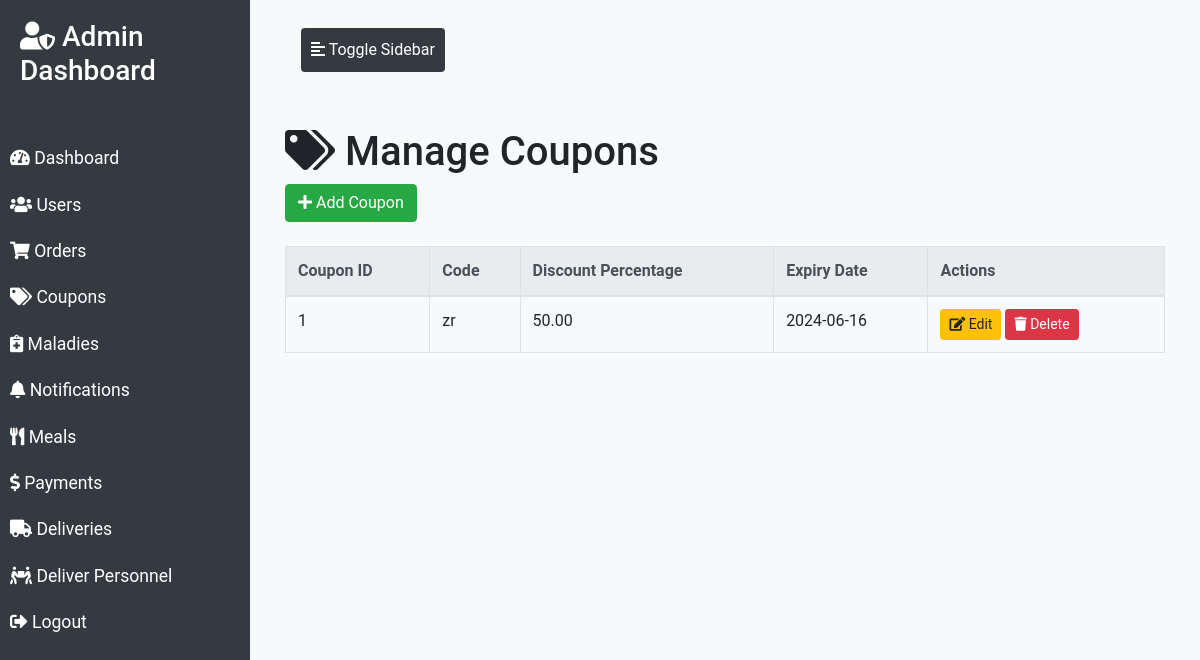
The app's page /coupons.php (signed in), older data.
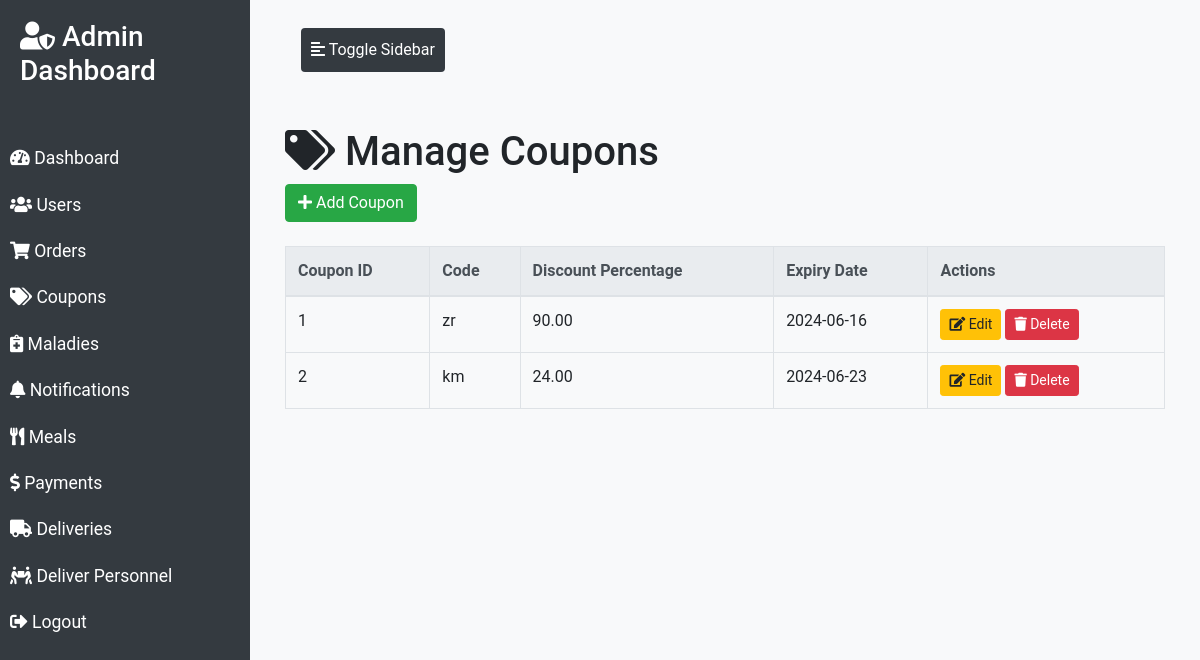
The same page, newer data.
### tables this page shows
CREATE TABLE `coupons` (
  `coupon_id` int(11) NOT NULL,
  `code` varchar(50) DEFAULT NULL,
  `discount_percentage` decimal(5,2) DEFAULT NULL,
  `expiry_date` date DEFAULT NULL,
  `created_at` timestamp NOT NULL DEFAULT CURRENT_TIMESTAMP,
  `updated_at` timestamp NOT NULL DEFAULT CURRENT_TIMESTAMP ON UPDATE CURRENT_TIMESTAMP
);

### coupons.php (the view, shortened to what this page needs)
<?php
require 'config/db.php';
$sql = "SELECT * FROM coupons";
$result = $conn->query($sql);
?>
<!DOCTYPE html>
<html lang="en">
<head>
    <link rel="stylesheet" href="https://maxcdn.bootstrapcdn.com/bootstrap/4.5.2/css/bootstrap.min.css">
    <link rel="stylesheet" href="https://cdnjs.cloudflare.com/ajax/libs/font-awesome/5.15.4/css/all.min.css">
</head>
<body>
<div class="wrapper">
    <nav id="sidebar">
        <div class="sidebar-header">
            <h3><i class="fas fa-user-shield"></i> Admin Dashboard</h3>
        </div>
        <ul class="list-unstyled components">
            <li><a href="dashboard.php"><i class="fas fa-tachometer-alt"></i> Dashboard</a></li>
            <li><a href="users.php"><i class="fas fa-users"></i> Users</a></li>
            <li><a href="orders.php"><i class="fas fa-shopping-cart"></i> Orders</a></li>
            <li><a href="coupons.php"><i class="fas fa-tags"></i> Coupons</a></li>
            <li><a href="maladies.php"><i class="fas fa-notes-medical"></i> Maladies</a></li>
            <li><a href="notifications.php"><i class="fas fa-bell"></i> Notifications</a></li>
            <li><a href="meals.php"><i class="fas fa-utensils"></i> Meals</a></li>
            <li><a href="payments.php"><i class="fas fa-dollar-sign"></i> Payments</a></li>
            <li><a href="deliveries.php"><i class="fas fa-truck"></i> Deliveries</a></li>
            <li><a href="delivers.php"><i class="fas fa-people-carry"></i> Deliver Personnel</a></li>
            <li><a href="logout.php"><i class="fas fa-sign-out-alt"></i> Logout</a></li>
        </ul>
    </nav>
    <div id="content">
        <nav class="navbar navbar-expand-lg navbar-light bg-light">
            <div class="container-fluid">
                <button type="button" id="sidebarCollapse" class="btn btn-info">
                    <i class="fas fa-align-left"></i>
                    <span>Toggle Sidebar</span>
                </button>
            </div>
        </nav>
        <div class="container mt-5">
            <h1><i class="fas fa-tags"></i> Manage Coupons</h1>
            <button class="btn btn-success mb-4" data-toggle="modal" data-target="#addCouponModal"><i class="fas fa-plus"></i> Add Coupon</button>
            <table class="table table-bordered">
                <thead class="thead-light">
                    <tr>
                        <th>Coupon ID</th>
                        <th>Code</th>
                        <th>Discount Percentage</th>
                        <th>Expiry Date</th>
                        <th>Actions</th>
                    </tr>
                </thead>
                <tbody>
                    <?php while ($row = $result->fetch_assoc()): ?>
                        <tr>
                            <td><?php echo $row['coupon_id']; ?></td>
                            <td><?php echo $row['code']; ?></td>
                            <td><?php echo $row['discount_percentage']; ?></td>
                            <td><?php echo $row['expiry_date']; ?></td>
                            <td>
                                <button class="btn btn-sm btn-warning" data-toggle="modal" data-target="#editCouponModal<?php echo $row['coupon_id']; ?>"><i class="fas fa-edit"></i> Edit</button>
                                <a href="coupons.php?delete_coupon=<?php echo $row['coupon_id']; ?>" class="btn btn-sm btn-danger"><i class="fas fa-trash"></i> Delete</a>
                            </td>
                        </tr>
                    <?php endwhile; ?>
                </tbody>
            </table>
        </div>
    </div>
</div>
</body>
</html>

Row changes from the older to the newer data that the page shows:
changed coupons "zr": discount_percentage "50.00" → "90.00"
added coupons: coupon_id "2", code "km", discount_percentage "24.00", expiry_date "2024-06-23"
